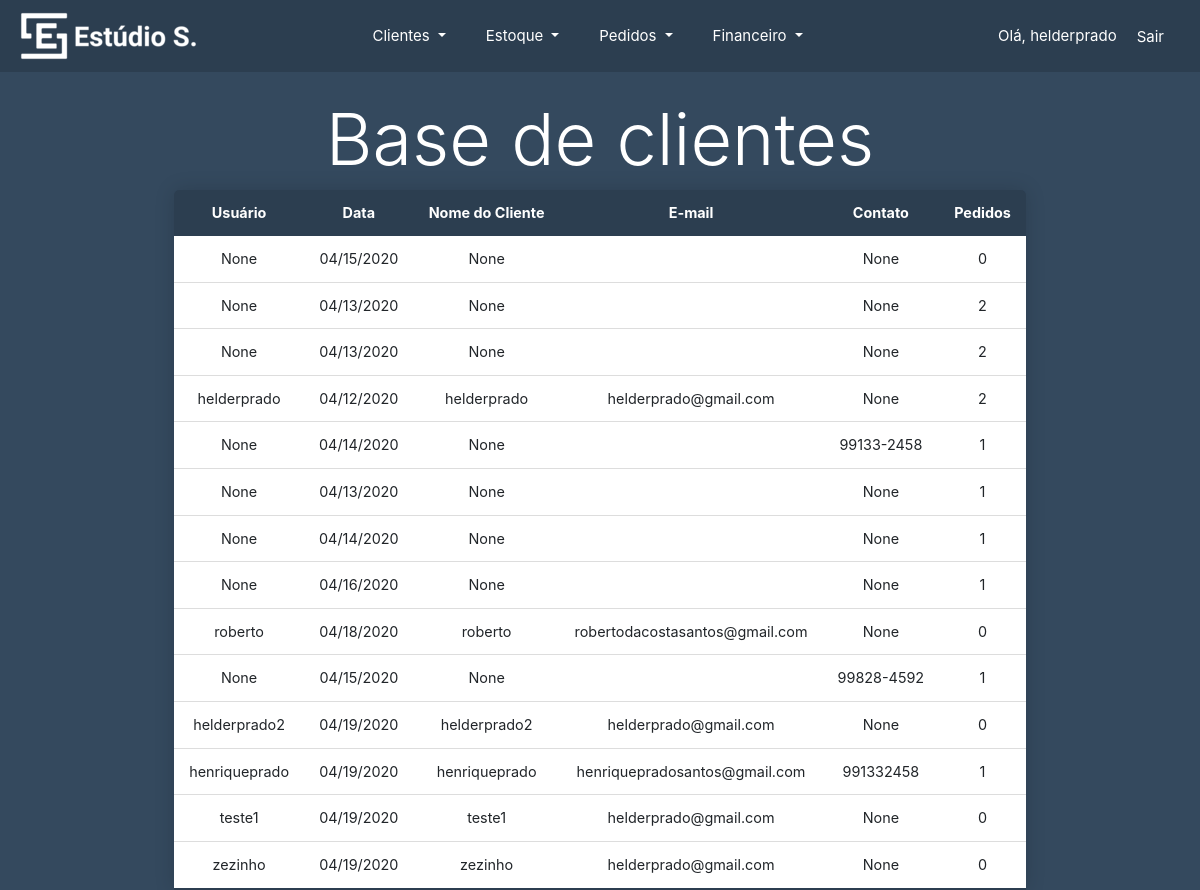
The page /base_clientes/ (signed in) on the database its author committed.
### cliente/models.py (models this page shows)
class Clientes(models.Model):
	user = models.OneToOneField(User, null=True, on_delete=models.CASCADE)
	data = models.DateTimeField(auto_now_add=True, null=True, blank=True)
	nome = models.CharField(max_length=200, unique=True)
	telefone = models.CharField(max_length=200, null=True, blank=True)
	endereco = models.CharField(max_length=200, null=True, blank=True)
	class Meta:
		ordering = ['nome',]
	def __str__(self):
		return str(self.user)

### estoque/decorators.py (the view)
		def wrapper_func(request, *args, **kwargs):
			group = None
			if request.user.groups.exists():
				group = request.user.groups.all()[0].name
			if group in allowed_roles:
				return view_func(request, *args, **kwargs)
			else:
				return HttpResponse('Você não está autorizado a acessar essa página.')

### estoque/views.py (called while the page is built)
@login_required(login_url='login')
@allowed_users(allowed_roles='admin')
def clientes_view(request):
	base_clientes = Clientes.objects.all()
	context = {
		'base_clientes': base_clientes,
	}
	return render(request, 'base_clientes.html', context)

### estoque/templates/base_clientes.html (shortened to what this page needs)
{% extends 'base.html' %}
{% load bootstrap %}
{% load static %}
{% block content %}
<body style="background-color: #34495e;">
<br>
<div class='container'>
	<table class="content-table">
		<thead>
			<tr>
				<center><h1 class="display-3 text-white ">Base de clientes</h1></center>
			</tr>
			<tr>
				<th><center>Usuário</center></th>
				<th><center>Data</center></th>
			    <th><center>Nome do Cliente</center></th>
			    <th><center>E-mail</center></th>
			    <th><center>Contato</center></th>
			    <th><center>Pedidos</center></th>
			</tr>
		</thead>
			<tbody>
				{% for cliente in base_clientes %}
					<tr onclick=window.location="{% url 'cliente_admin' cliente.id %}">
						<td><center>{{ cliente.user }}</center></td>
						<td><center>{{ cliente.data|date:"SHORT_DATE_FORMAT" }}</center></td>
						<td><center>{{ cliente }}</center></td>
						<td><center>{{ cliente.user.email }}</center></td>
						<td><center>{{ cliente.telefone }}</center></td>
						<td><center>{{ cliente.pedidos_set.all.count }}</center></td>
					</tr>
			{% endfor %}
		</tbody>
	</table>
</div>
{% endblock %}

### estoque/templates/base.html (shortened to what this page needs)
{% load static %}
<!doctype html>
<html lang="en">
  <head>
    <link rel="stylesheet" href="https://stackpath.bootstrapcdn.com/bootstrap/4.4.1/css/bootstrap.min.css">
    <link rel="stylesheet" href="{% static 'css/main.css' %}" >
  </head>
  <body>
    <nav class="navbar static-top navbar-expand-lg navbar-dark bg-dark">
      <img src="{% static 'images/logo.png' %}">
      <div class="collapse navbar-collapse" id="navbarSupportedContent">
      {% if request.user.is_staff %}
        <ul class="navbar-nav w-100 justify-content-center">
          <li class="nav-item dropdown mr-4">
            <a class="nav-link text-white dropdown-toggle" href="" id="navbarDropdown" role="button" data-toggle="dropdown" aria-haspopup="true" aria-expanded="">
              Clientes
            </a>
          </li>
          <li class="nav-item dropdown mr-4">
            <a class="nav-link text-white dropdown-toggle" href="" id="navbarDropdown" role="button" data-toggle="dropdown" aria-haspopup="true" aria-expanded="false">
              Estoque
            </a>
          </li>
          <li class="nav-item dropdown mr-4">
            <a class="nav-link text-white dropdown-toggle" href="" id="navbarDropdown" role="button" data-toggle="dropdown" aria-haspopup="true" aria-expanded="false">
              Pedidos
            </a>
          </li>
          <li class="nav-item dropdown mr-4">
            <a class="nav-link text-white dropdown-toggle" href="" id="navbarDropdown" role="button" data-toggle="dropdown" aria-haspopup="true" aria-expanded="false">
              Financeiro
            </a>
          </li>
        </ul>
      {% endif %}
      </div>
      <span class="hello-msg">Olá, {{ request.user }} </span>
      <span><a class="hello-msg" href="{% url 'logout' %}">Sair</a></span>
    </nav>
    {% block content %}
    {% endblock %}
  </body>
</html>

### static/css/main.css (style rules this page uses)
.navbar { background: #2c3e50 !important; }
.hello-msg { font-size: 15px !important; color: #fff !important; margin-right: 20px !important; }
.nav-item { font-size: 15px !important; }

### estoque/templates/base_clientes.html (style rules this page uses)
.content-table { border-collapse: collapse; margin: 0 auto; font-size: 0.9em; min-width: 400px; border-radius: 5px 5px 0 0; overflow: hidden; box-shadow: 0 0 20px rgba(0, 0, 0, 0.15); }
.content-table thead tr { background-color: #2c3e50; color: #ffffff; text-align: left; font-weight: bold; }
.content-table th, .content-table td { padding: 12px 15px; }
.content-table tbody tr { border-bottom: 1px solid #dddddd; background-color: white; }
.content-table tbody tr:last-of-type { border-bottom: 2px solid #2c3e50; }

### rows shown on the page
Clientes: user "None", data "04/15/2020", telefone "None", pedidos_set.all.count "0"
Clientes: user "None", data "04/13/2020", telefone "None", pedidos_set.all.count "2"
Clientes: user "None", data "04/13/2020", telefone "None", pedidos_set.all.count "2"
Clientes: user "helderprado", data "04/12/2020", user.username "helderprado", user.email "helderprado@gmail.com", telefone "None", pedidos_set.all.count "2"
Clientes: user "None", data "04/14/2020", telefone "99133-2458", pedidos_set.all.count "1"
Clientes: user "None", data "04/13/2020", telefone "None", pedidos_set.all.count "1"
Clientes: user "None", data "04/14/2020", telefone "None", pedidos_set.all.count "1"
Clientes: user "None", data "04/16/2020", telefone "None", pedidos_set.all.count "1"
Clientes: user "roberto", data "04/18/2020", user.username "roberto", user.email "robertodacostasantos@gmail.com", telefone "None", pedidos_set.all.count "0"
Clientes: user "None", data "04/15/2020", telefone "99828-4592", pedidos_set.all.count "1"
Clientes: user "helderprado2", data "04/19/2020", user.username "helderprado2", user.email "helderprado@gmail.com", telefone "None", pedidos_set.all.count "0"
Clientes: user "henriqueprado", data "04/19/2020", user.username "henriqueprado", user.email "henriquepradosantos@gmail.com", telefone "991332458", pedidos_set.all.count "1"
Clientes: user "teste1", data "04/19/2020", user.username "teste1", user.email "helderprado@gmail.com", telefone "None", pedidos_set.all.count "0"
Clientes: user "zezinho", data "04/19/2020", user.username "zezinho", user.email "helderprado@gmail.com", telefone "None", pedidos_set.all.count "0"

### other values the page prints
{{ request.user }} "helderprado"
